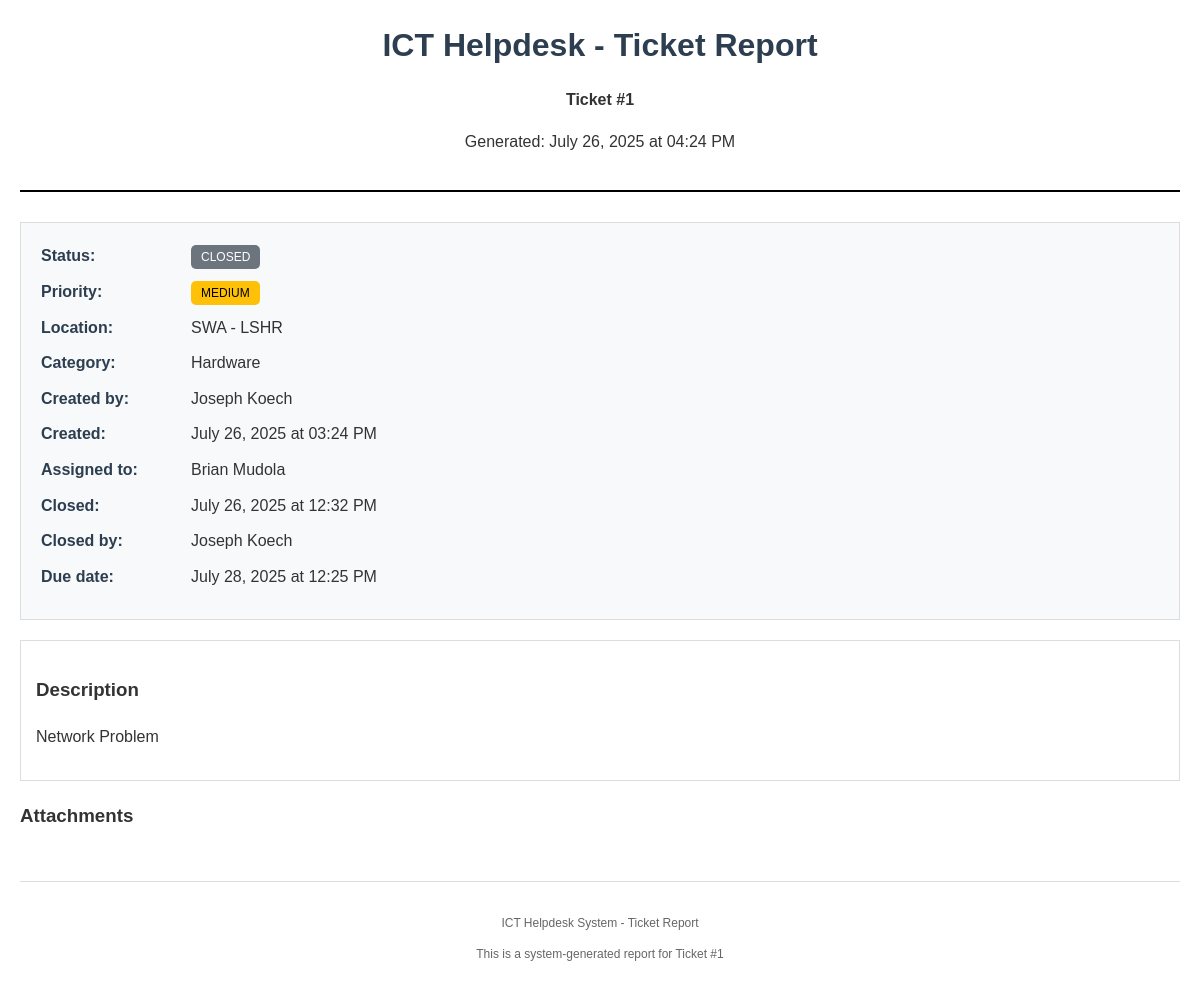
The app's page /ticket/1/print (signed in) with its own data.
### models.py (models this page shows, shortened)
class Ticket(db.Model):
    id = db.Column(db.Integer, primary_key=True)
    location = db.Column(db.String(200), nullable=False)
    description = db.Column(Text, nullable=False)
    status = db.Column(db.String(20), nullable=False, default='open')  # open, in_progress, resolved, closed
    priority = db.Column(db.String(20), nullable=False, default='medium')  # low, medium, high, urgent
    created_at = db.Column(db.DateTime, default=datetime.utcnow)
    updated_at = db.Column(db.DateTime, default=datetime.utcnow, onupdate=datetime.utcnow)
    closed_at = db.Column(db.DateTime)
    closed_by_id = db.Column(db.Integer, db.ForeignKey('user.id'), nullable=True)
    due_date = db.Column(db.DateTime, nullable=True)
    created_by_id = db.Column(db.Integer, db.ForeignKey('user.id'), nullable=True)
    category_id = db.Column(db.Integer, db.ForeignKey('category.id'))
    comments = db.relationship('Comment', backref='ticket', lazy='dynamic', cascade='all, delete-orphan')
    attachments = db.relationship('Attachment', backref='ticket', lazy='dynamic', cascade='all, delete-orphan')
    assignees = db.relationship('User', secondary=ticket_assignees, back_populates='assigned_tickets', lazy='selectin')
    closed_by = db.relationship('User', foreign_keys=[closed_by_id], backref='closed_tickets')

class Category(db.Model):
    id = db.Column(db.Integer, primary_key=True)
    name = db.Column(db.String(50), unique=True, nullable=False)
    description = db.Column(db.String(200))
    created_at = db.Column(db.DateTime, default=datetime.utcnow)
    tickets = db.relationship('Ticket', backref='category', lazy='dynamic')

class User(UserMixin, db.Model):
    id = db.Column(db.Integer, primary_key=True)
    username = db.Column(db.String(64), unique=True, nullable=False)
    email = db.Column(db.String(120), unique=True, nullable=False)
    password_hash = db.Column(db.String(256), nullable=False)
    full_name = db.Column(db.String(100), nullable=False)
    role = db.Column(db.String(20), nullable=False, default='user')  # admin, intern, user
    created_at = db.Column(db.DateTime, default=datetime.utcnow)
    is_active = db.Column(db.Boolean, default=True)
    is_verified = db.Column(db.Boolean, default=False)
    verification_token = db.Column(db.String(128), nullable=True)
    phone_number = db.Column(db.String(20), nullable=True)
    is_approved = db.Column(db.Boolean, default=False)
    approved_by_id = db.Column(db.Integer, db.ForeignKey('user.id'), nullable=True)
    approved_at = db.Column(db.DateTime, nullable=True)
    tickets_created = db.relationship('Ticket', foreign_keys='Ticket.created_by_id', backref='creator', lazy='dynamic')
    assigned_tickets = db.relationship('Ticket', secondary='ticket_assignees', back_populates='assignees', lazy='selectin')
    comments = db.relationship('Comment', backref='author', lazy='dynamic')

### routes.py (the view)
@app.route('/ticket/<int:id>/print')
@login_required
def print_ticket(id):
    ticket = Ticket.query.get_or_404(id)
    if ticket.status != 'closed':
        abort(403)
    if current_user.role == 'user' and ticket.created_by_id != current_user.id:
        abort(403)
    elif current_user.role == 'intern' and current_user.id not in [u.id for u in ticket.assignees] and ticket.created_by_id != current_user.id:
        abort(403)
    if current_user.role == 'user':
        comments = Comment.query.filter_by(ticket_id=id, is_internal=False).order_by(Comment.created_at).all()
    else:
        comments = Comment.query.filter_by(ticket_id=id).order_by(Comment.created_at).all()
    return render_template('print_ticket.html', ticket=ticket, comments=comments)

### app.py (called while the page is built)
@login_manager.user_loader
def load_user(user_id):
    from models import User
    return User.query.get(int(user_id))

@app.context_processor
def inject_now():
    return {'now': datetime.utcnow}

### routes.py (called while the page is built)
@app.context_processor
def inject_datetime():
    return dict(datetime=datetime)

### utils.py (called while the page is built)
def nl2br(value):
    if not value:
        return value
    return value.replace('\n', '<br>')

### templates/print_ticket.html (shortened to what this page needs)
<!DOCTYPE html>
<html lang="en">
<head>
</head>
<body>
    <div class="header">
        <h1>ICT Helpdesk - Ticket Report</h1>
        <p><strong>Ticket #{{ ticket.id }}</strong></p>
        <p>Generated: {{ now().strftime('%B %d, %Y at %I:%M %p') }}</p>
    </div>
    <div class="ticket-info">
        <div class="info-row">
            <div class="info-label">Status:</div>
            <div class="info-value">
                <span class="status-badge status-{{ ticket.status }}">{{ ticket.status.replace('_', ' ').title() }}</span>
            </div>
        </div>
        <div class="info-row">
            <div class="info-label">Priority:</div>
            <div class="info-value">
                <span class="status-badge priority-{{ ticket.priority }}">{{ ticket.priority.title() }}</span>
            </div>
        </div>
        <div class="info-row">
            <div class="info-label">Location:</div>
            <div class="info-value">{{ ticket.location }}</div>
        </div>
        <div class="info-row">
            <div class="info-label">Category:</div>
            <div class="info-value">{{ ticket.category.name if ticket.category else 'N/A' }}</div>
        </div>
        <div class="info-row">
            <div class="info-label">Created by:</div>
            <div class="info-value">{{ ticket.creator.full_name if ticket.creator else 'N/A' }}</div>
        </div>
        <div class="info-row">
            <div class="info-label">Created:</div>
            <div class="info-value">{{ ticket.created_at.strftime('%B %d, %Y at %I:%M %p') }}</div>
        </div>
        <div class="info-row">
            <div class="info-label">Assigned to:</div>
            <div class="info-value">
                {% if ticket.assignees|length == 0 %}
                    Unassigned
                {% else %}
                    {% for user in ticket.assignees %}{{ user.full_name }}{% if not loop.last %}, {% endif %}{% endfor %}
                {% endif %}
            </div>
        </div>
        {% if ticket.closed_at %}
        <div class="info-row">
            <div class="info-label">Closed:</div>
            <div class="info-value">{{ ticket.closed_at.strftime('%B %d, %Y at %I:%M %p') }}</div>
        </div>
        <div class="info-row">
            <div class="info-label">Closed by:</div>
            <div class="info-value">{{ ticket.closed_by.full_name if ticket.closed_by else 'N/A' }}</div>
        </div>
        {% endif %}
        {% if ticket.due_date %}
        <div class="info-row">
            <div class="info-label">Due date:</div>
            <div class="info-value">{{ ticket.due_date.strftime('%B %d, %Y at %I:%M %p') }}</div>
        </div>
        {% endif %}
    </div>
    <div class="description">
        <h3>Description</h3>
        <p>{{ ticket.description|nl2br }}</p>
    </div>
    {% if ticket.attachments %}
    <div class="attachments">
        <h3>Attachments</h3>
    </div>
    {% endif %}
    <div class="footer">
        <p>ICT Helpdesk System - Ticket Report</p>
        <p>This is a system-generated report for Ticket #{{ ticket.id }}</p>
    </div>
</body>
</html>

### templates/print_ticket.html (style rules this page uses)
body { font-family: Arial, sans-serif; margin: 20px; color: #333; line-height: 1.6; }
.header { text-align: center; border-bottom: 2px solid #000; padding-bottom: 20px; margin-bottom: 30px; }
.header h1 { margin: 0; color: #2c3e50; }
.ticket-info { background: #f8f9fa; padding: 20px; border: 1px solid #ddd; margin-bottom: 20px; }
.info-row { display: flex; margin-bottom: 10px; }
.info-label { font-weight: bold; width: 150px; color: #2c3e50; }
.info-value { flex: 1; }
.status-badge { padding: 5px 10px; border-radius: 5px; color: white; font-size: 12px; text-transform: uppercase; }
.status-closed { background-color: #6c757d; }
.priority-medium { background-color: #ffc107; color: #000; }
.description { background: white; padding: 15px; border: 1px solid #ddd; margin: 20px 0; }
.attachments { margin: 20px 0; }
.footer { margin-top: 50px; text-align: center; font-size: 12px; color: #666; border-top: 1px solid #ddd; padding-top: 20px; }

### records on screen
Ticket: id "1", status.replace "CLOSED", priority "MEDIUM", location "SWA - LSHR", created_at "July 26, 2025 at 03:24 PM", closed_at "July 26, 2025 at 12:32 PM", due_date "July 28, 2025 at 12:25 PM", description "Network Problem"
Category: category "Hardware"
User: creator "Joseph Koech", closed_by "Joseph Koech"
User: full_name "Brian Mudola"
